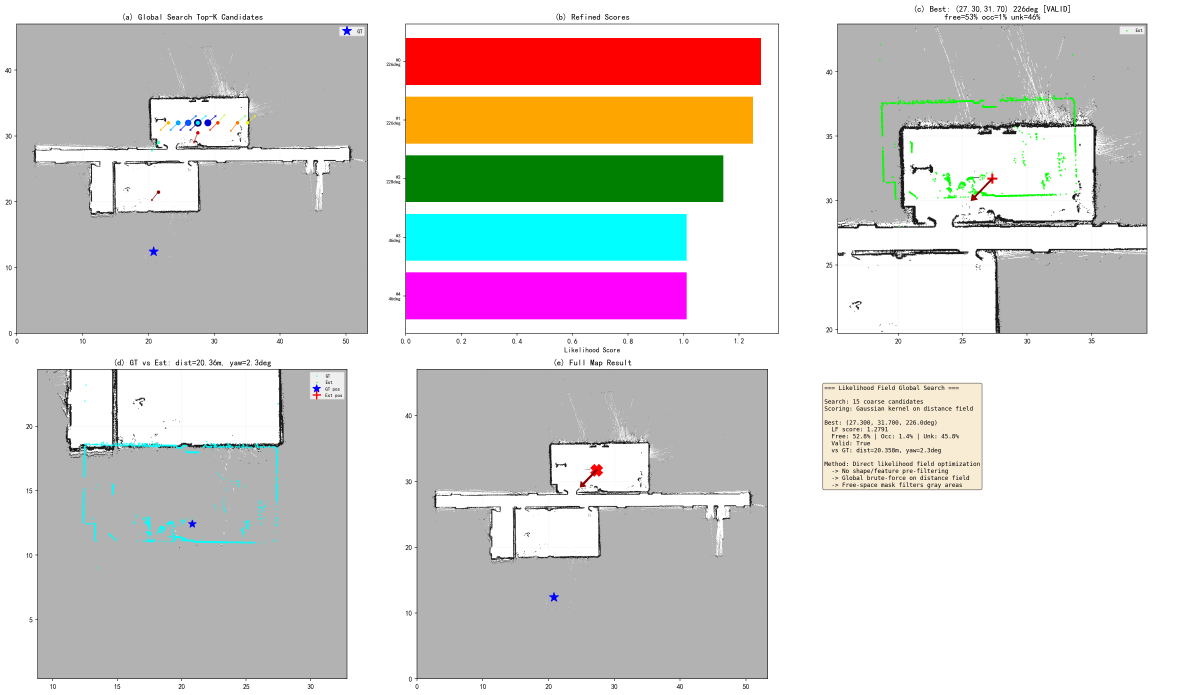
#> input picture LIO-SAM_MID360_ROS2_PKG/ros2/src/auto_initial_pose_calibrator/scan_viz/likelihood_search.png, 3551 x 2084 px (shown at 1/3 size)
$ python -i match_scan_to_map.py   (imports and definitions only)   (older library calls are emulated)
#> lines starting #> are read from the running program, lines starting #| are printed output that depends on the picture; after the words box and inside, x2 and y2 are one past the last pixel; in counts of white or black regions, pixels touching at a corner belong together
#!/usr/bin/env python3
# -*- coding: utf-8 -*-
"""
match_scan_to_map.py
━━━━━━━━━━━━━━━━━━━━━━━━━━━━━━━━━━━━━━━━━━━━━━━━━━━━━━━━━━
图像级扫描-地图形状匹配：支持翻转、缩放、旋转、平移。

算法流程:
  1. 加载 map.png / scan.png → 灰度图
  2. 边缘提取 (Canny) → 距离变换 (Chamfer 匹配)
  3. 粗搜索: 多尺度 × 多角度 × 多翻转 → 找到 Top-K 候选
  4. 精搜索: 在粗搜最优附近细化尺度/角度/位置
  5. 可视化: 匹配结果叠加到地图

用法:
  python match_scan_to_map.py --map map.png --scan scan.png
  python match_scan_to_map.py --map map.png --scan scan.png --scale-range 0.3,3.0 --angle-step 10
  python match_scan_to_map.py --map map.png --scan scan.png --output result.png --show-flip
"""

import os
import sys
import math
import time
import argparse
import numpy as np

try:
    import cv2
except ImportError:
    print("[ERROR] Need opencv-python: pip install opencv-python"); sys.exit(1)

# [6 lines not run here, left out]


# ============================================================
# 1. 图像加载与预处理
# ============================================================
# [17 lines left out: function load_image, not called in this run]


def binarize_map(img, block_size=51, c_const=5):
    """
    将地图灰度图转为「边框+空白」的二值结构图。

    策略:
      1. 自适应阈值 → 分割出障碍物(黑)和自由空间(白)
      2. 形态学闭运算 → 填充障碍物内部细小空洞
      3. 仅保留障碍物边缘 (腐蚀-原图差) → 只留边框
      4. 与自由空间掩膜合并 → 保留空白区域信息

    返回:
      struct_img: 0=边框, 128=未知(灰), 255=空白(自由空间)
      border_mask: 纯边框二值图 (255=边框)
    """
    h, w = img.shape

    # ── 1. 自适应阈值: 分割障碍物 vs 自由空间 ──
    # block_size 必须为奇数
    bs = block_size if block_size % 2 == 1 else block_size + 1
    binary = cv2.adaptiveThreshold(
        img, 255, cv2.ADAPTIVE_THRESH_GAUSSIAN_C,
        cv2.THRESH_BINARY_INV, bs, c_const)
    # binary: 255=障碍物, 0=自由空间

    # ── 2. 形态学去噪 ──
    kernel_small = cv2.getStructuringElement(cv2.MORPH_ELLIPSE, (3, 3))
    kernel_med = cv2.getStructuringElement(cv2.MORPH_ELLIPSE, (5, 5))

    # 闭运算: 先膨胀再腐蚀，填充障碍物内部小空洞
    obstacles = cv2.morphologyEx(binary, cv2.MORPH_CLOSE, kernel_med, iterations=1)
    # 开运算: 去除细小噪点
    obstacles = cv2.morphologyEx(obstacles, cv2.MORPH_OPEN, kernel_small, iterations=1)

    # ── 3. 提取障碍物边框 (膨胀-腐蚀) ──
    dilated = cv2.dilate(obstacles, kernel_med, iterations=2)
    eroded = cv2.erode(obstacles, kernel_med, iterations=2)
    borders = dilated - eroded  # 边框带 (255=边框, 0=非边框)

    # ── 4. 识别自由空间 (原图中亮度较高的区域) ──
    # 地图中: 白色=自由空间(~255), 灰色=未知(~128), 黑色=障碍物(~0)
    _, free_space = cv2.threshold(img, 200, 255, cv2.THRESH_BINARY)

    # ── 5. 构建结构化图像 ──
    struct_img = np.full((h, w), 128, dtype=np.uint8)  # 默认: 未知/灰色
    struct_img[borders > 0] = 0      # 边框=黑
    struct_img[free_space > 0] = 255  # 自由空间=白

    print(f"  [Binarize] obstacles={int(np.sum(obstacles>0))}px, "
          f"borders={int(np.sum(borders>0))}px, "
          f"free={int(np.sum(free_space>0))}px")

    return struct_img, borders


# [896 lines left out: functions extract_edges, clean_scan_edges, extract_edges_from_binary, build_distance_field, build_transform_matrix, warp_template and 7 more, not called in this run]


# [2 lines not run here, left out]

>>> import cv2
>>> picture = cv2.imread('../scan_viz/likelihood_search.png', cv2.IMREAD_GRAYSCALE)
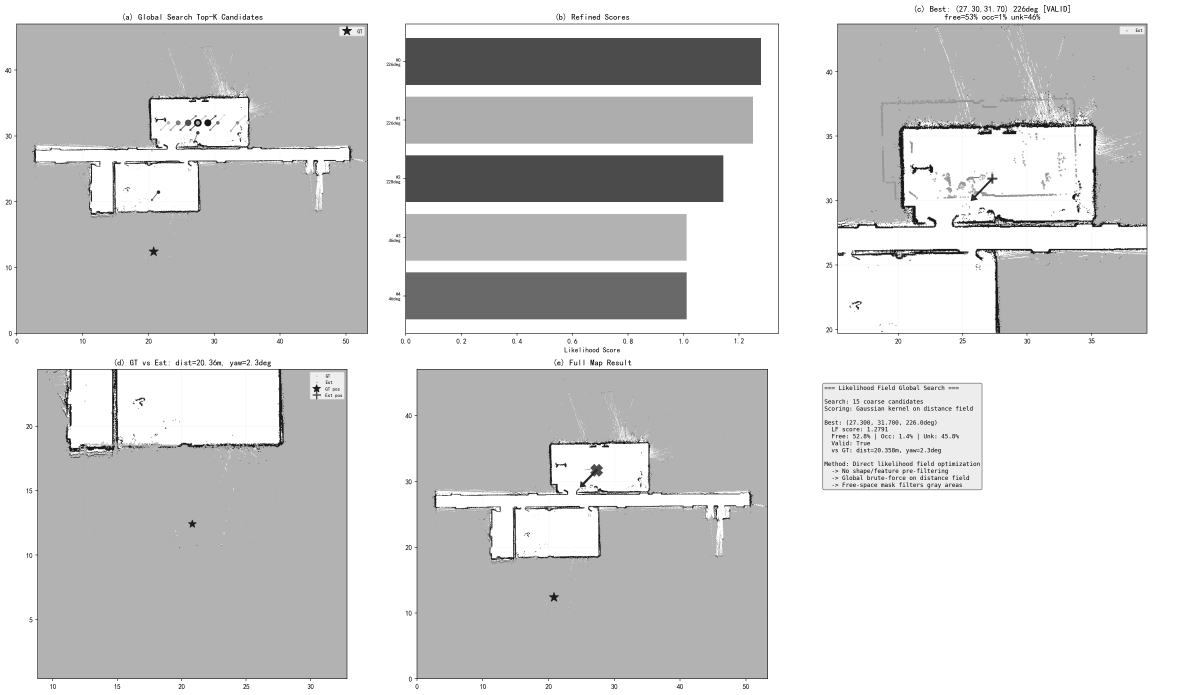
#> picture: shape (2084, 3551) (shown at 1/3 size); min 0, max 255, mean 208.2
>>> result = binarize_map(picture)
#> in binarize_map, `binary = cv2.adaptiveThreshold( img, 255, cv2.ADAPTIVE_THRESH_GAUSSIAN..`:
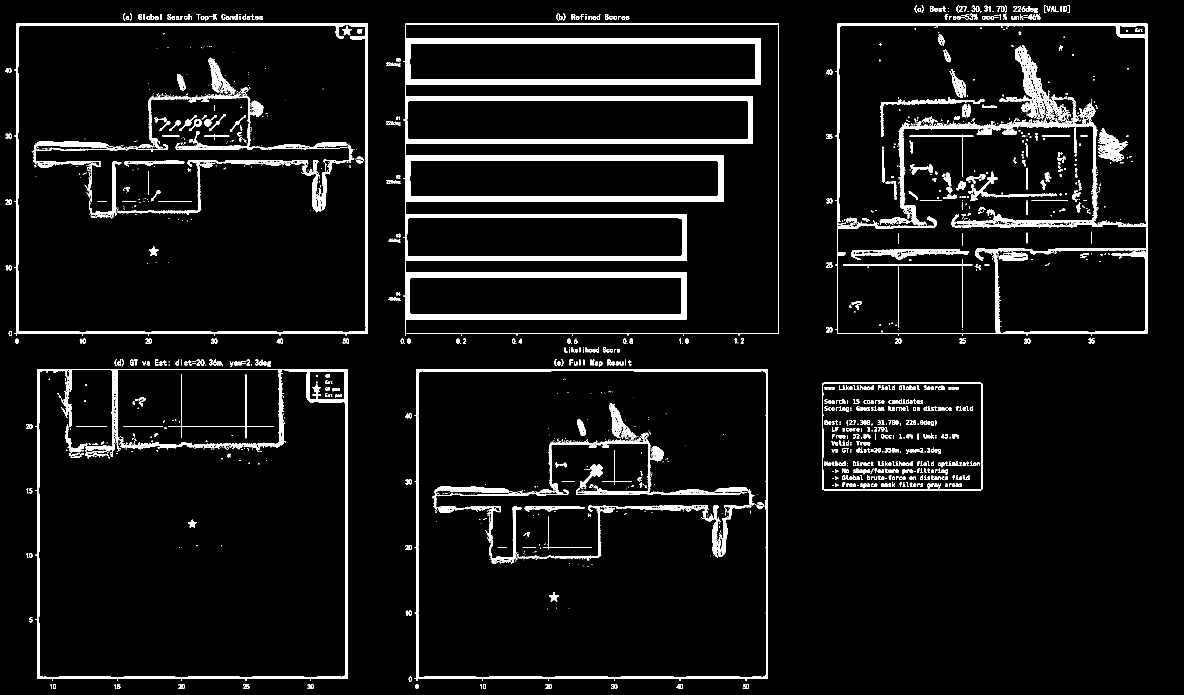
#> binary: shape (2084, 3551) (shown at 1/3 size); 6.3% white; 2353 white regions (1479 under 20 px), largest, box (x1, y1, x2, y2) and area: (1210, 71, 2337, 1007) 158754, (2506, 71, 3442, 1007) 52947, (106, 1107, 1042, 2043) 33596
#> in binarize_map, `obstacles = cv2.morphologyEx(binary, cv2.MORPH_CLOSE, kernel_med, iter..`: obstacles: shape (2084, 3551); 7% white; 832 white regions (403 under 20 px), largest, box (x1, y1, x2, y2) and area: (1210, 71, 2337, 1007) 158838, (2506, 71, 3442, 1007) 78785, (43, 71, 1104, 1007) 68114
#> in binarize_map, `obstacles = cv2.morphologyEx(obstacles, cv2.MORPH_OPEN, kernel_small, ..`: obstacles: shape (2084, 3551); 6.7% white; 810 white regions (321 under 20 px), largest, box (x1, y1, x2, y2) and area: (2509, 71, 3442, 687) 61890, (1213, 112, 2283, 257) 37557, (1213, 464, 2170, 608) 33912
#> in binarize_map, `dilated = cv2.dilate(obstacles, kernel_med, iterations=2)`: dilated: shape (2084, 3551); 13.2% white; 262 white regions, largest, box (x1, y1, x2, y2) and area: (42, 38, 1108, 1007) 139693, (1243, 1073, 2308, 2043) 136432, (2505, 67, 3446, 691) 124857
#> in binarize_map, `eroded = cv2.erode(obstacles, kernel_med, iterations=2)`:
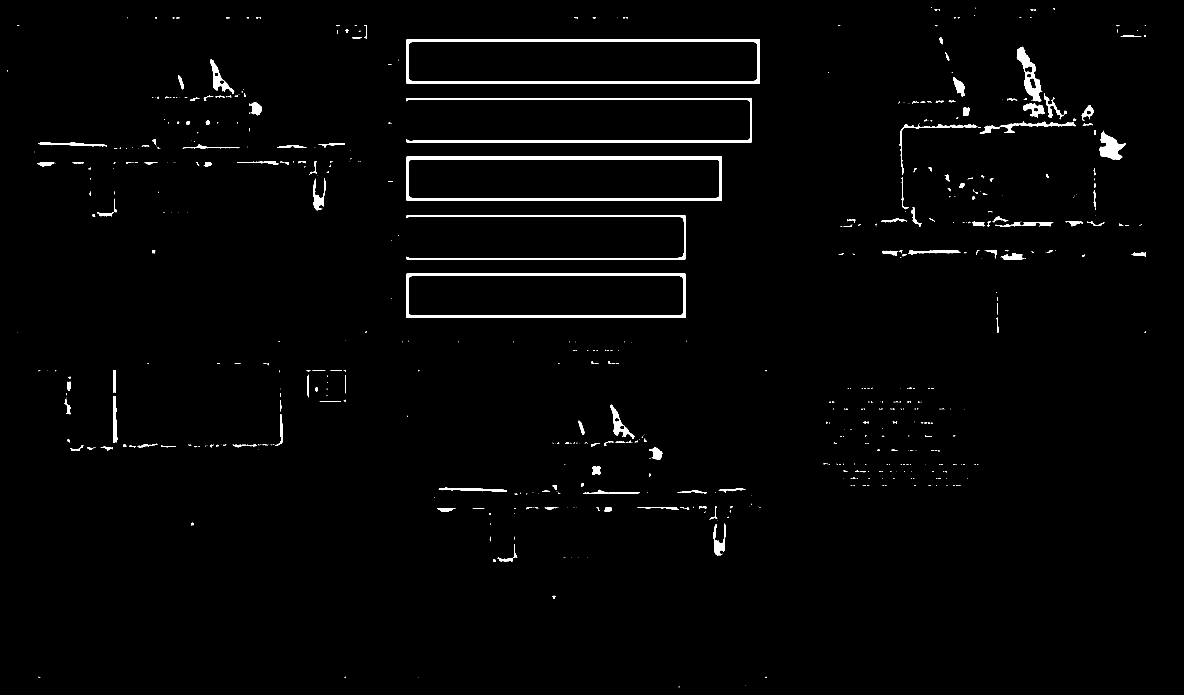
#> eroded: shape (2084, 3551) (shown at 1/3 size); 1.6% white; 644 white regions (432 under 20 px), largest, box (x1, y1, x2, y2) and area: (1220, 118, 2279, 251) 18767, (1220, 470, 2166, 602) 16946, (1220, 821, 2056, 954) 13264
#> in binarize_map, `borders = dilated - eroded`:
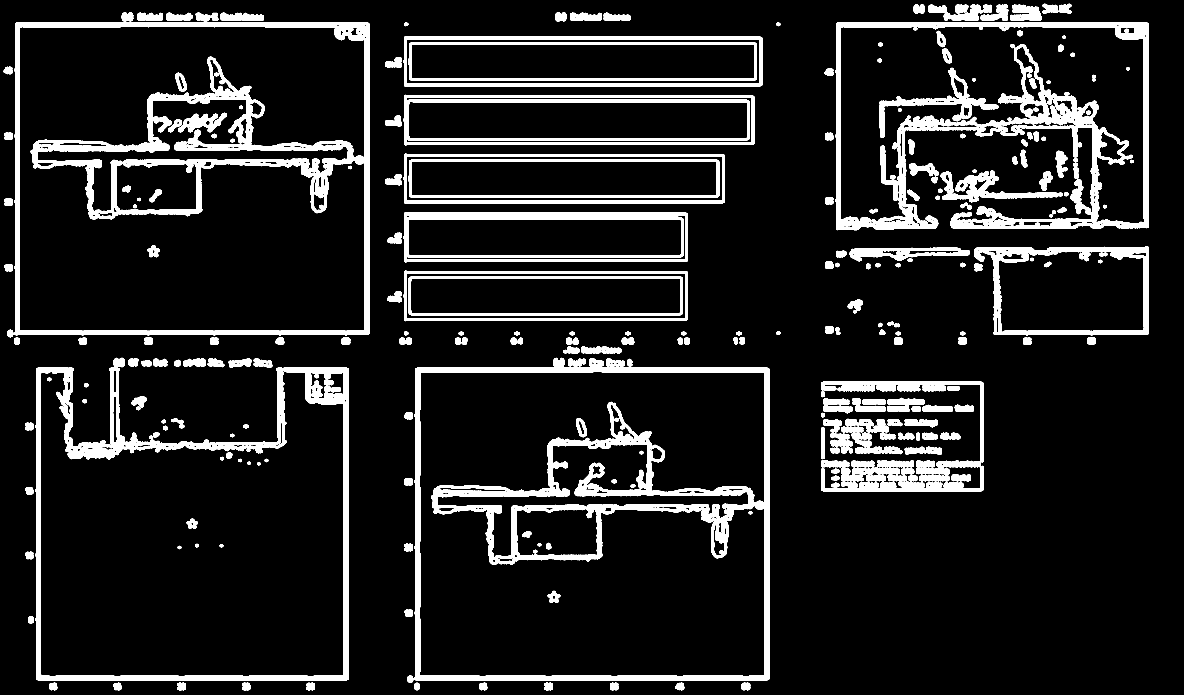
#> borders: shape (2084, 3551) (shown at 1/3 size); 11.6% white; 271 white regions, largest, box (x1, y1, x2, y2) and area: (42, 38, 1108, 1007) 129940, (1243, 1073, 2308, 2043) 126400, (2505, 67, 3446, 691) 104742
#> in binarize_map, `_, free_space = cv2.threshold(img, 200, 255, cv2.THRESH_BINARY)`:
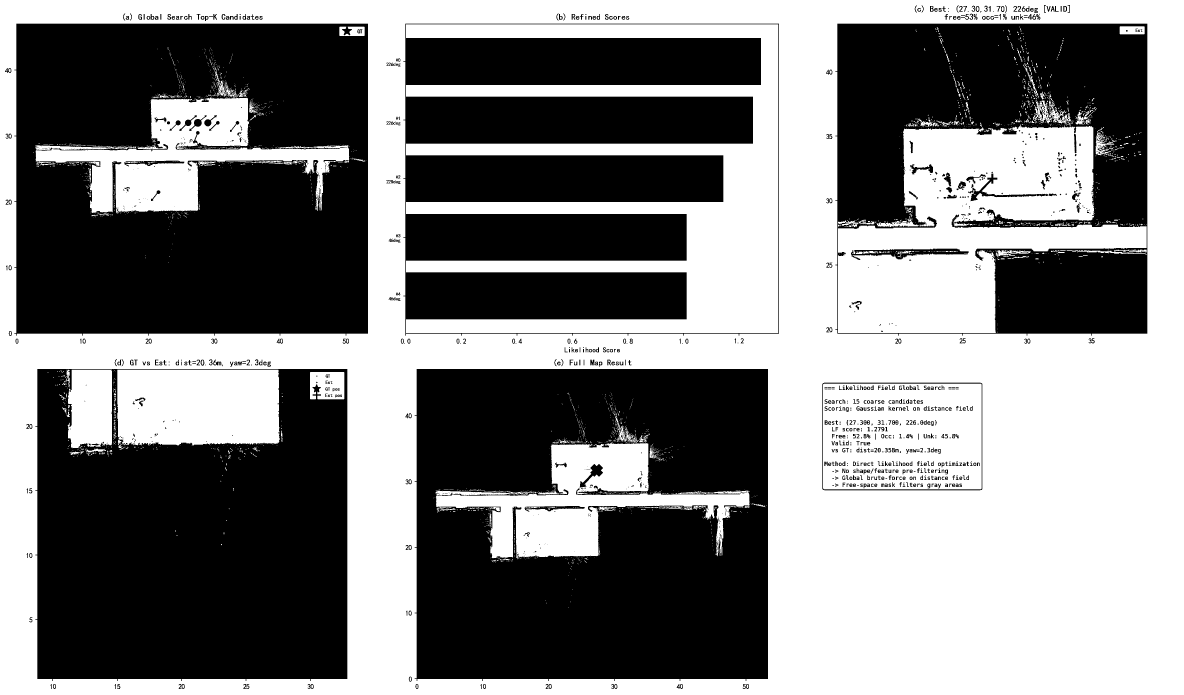
#> free_space: shape (2084, 3551) (shown at 1/3 size); 50.5% white; 1407 black regions (719 under 20 px), largest, box (x1, y1, x2, y2) and area: (1244, 1107, 2304, 2043) 847250, (43, 71, 1104, 1007) 846588, (106, 1107, 1042, 2043) 718106
#|   [Binarize] obstacles=495512px, borders=859456px, free=3738147px

$ run again, on LIO-SAM_MID360_ROS2_PKG/ros2/src/nav2_dog_slam/config/lattice_visualizations/0.0.png
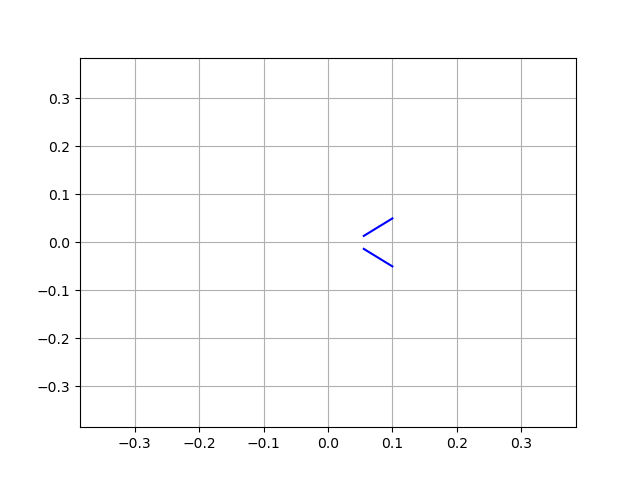
#> input picture LIO-SAM_MID360_ROS2_PKG/ros2/src/nav2_dog_slam/config/lattice_visualizations/0.0.png, 640 x 480 px
#> in binarize_map, `binary = cv2.adaptiveThreshold( img, 255, cv2.ADAPTIVE_THRESH_GAUSSIAN..`:
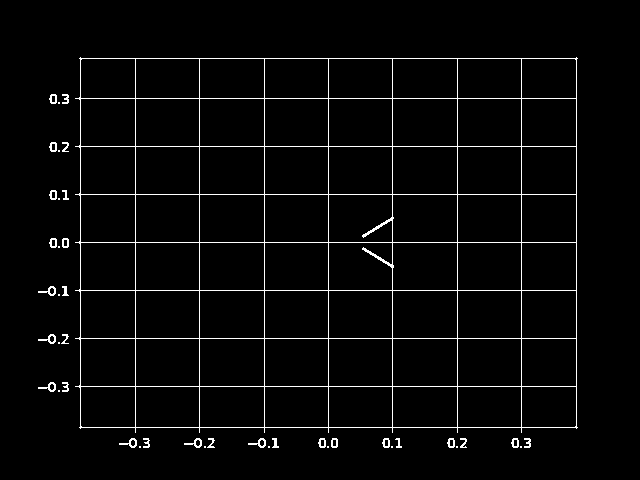
#> binary: shape (480, 640); 3.1% white in thin lines or dots, all inside (x1, y1, x2, y2) = (38, 57, 578, 448)
#> dilated: shape (480, 640); 5.5% white; 88 white regions, largest, box (x1, y1, x2, y2) and area: (358, 212, 398, 273) 971, (41, 378, 88, 396) 592, (122, 421, 154, 452) 592
#> eroded: shape (480, 640); every value is 0
#> in binarize_map, `_, free_space = cv2.threshold(img, 200, 255, cv2.THRESH_BINARY)`:
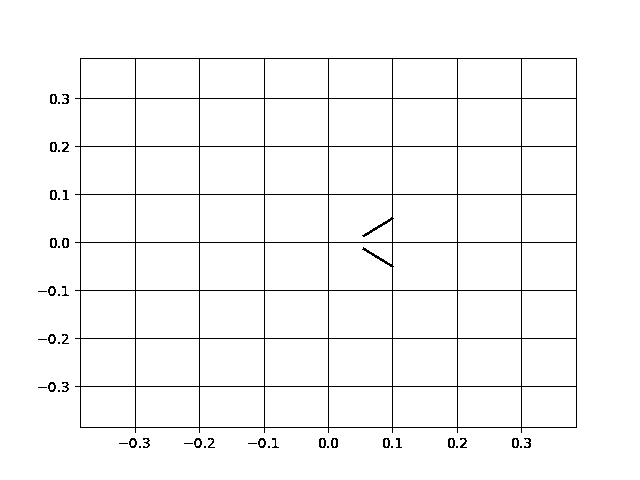
#> free_space: shape (480, 640); 97% white; black in thin lines or dots, all inside (x1, y1, x2, y2) = (38, 58, 577, 448)
#|   [Binarize] obstacles=3145px, borders=16896px, free=298051px

$ run again, on LIO-SAM_MID360_ROS2_PKG/ros2/src/nav2_dog_slam/config/lattice_visualizations/26.56505117707799.png
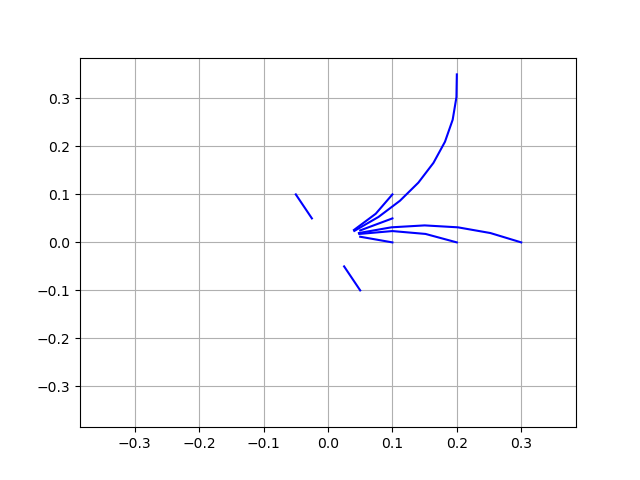
#> input picture LIO-SAM_MID360_ROS2_PKG/ros2/src/nav2_dog_slam/config/lattice_visualizations/26.56505117707799.png, 640 x 480 px
#> in binarize_map, `binary = cv2.adaptiveThreshold( img, 255, cv2.ADAPTIVE_THRESH_GAUSSIAN..`:
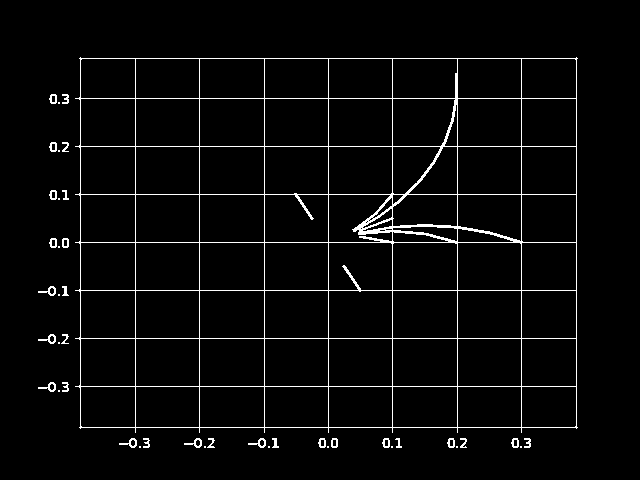
#> binary: shape (480, 640); 3.5% white in thin lines or dots, all inside (x1, y1, x2, y2) = (38, 57, 578, 448)
#> dilated: shape (480, 640); 7.2% white; 84 white regions, largest, box (x1, y1, x2, y2) and area: (349, 69, 529, 249) 6022, (41, 378, 88, 396) 592, (122, 421, 154, 452) 592
#> eroded: shape (480, 640); 0.06% white; 3 white regions (2 under 20 px), largest, box (x1, y1, x2, y2) and area: (359, 219, 378, 239) 183
#> borders: shape (480, 640); 7.1% white; 84 white regions, largest, box (x1, y1, x2, y2) and area: (349, 69, 529, 249) 5832, (41, 378, 88, 396) 592, (122, 421, 154, 452) 592
#> in binarize_map, `_, free_space = cv2.threshold(img, 200, 255, cv2.THRESH_BINARY)`:
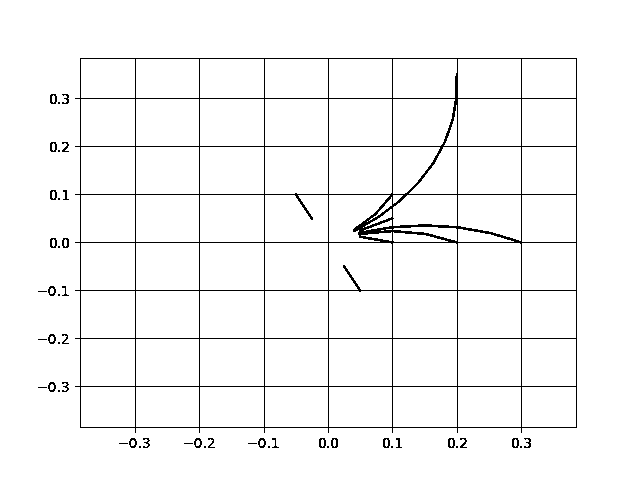
#> free_space: shape (480, 640); 96.6% white; black in thin lines or dots, all inside (x1, y1, x2, y2) = (38, 58, 577, 448)
#|   [Binarize] obstacles=5168px, borders=21872px, free=296644px
